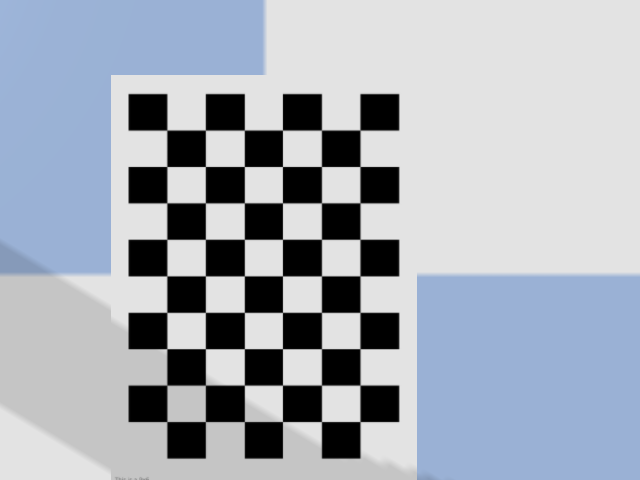
#> input picture images/Color_l_000.png, 640 x 480 px
$ python stereo_matching.py   (older library calls are emulated)
#> lines starting #> are read from the running program, lines starting #| are printed output that depends on the picture
# -*- coding: utf-8 -*-
import cv2
import numpy as np
import camera_config

cv2.namedWindow("left")
cv2.namedWindow("right")
cv2.namedWindow("depth")
cv2.moveWindow('left',0,0)
cv2.moveWindow('right',300,0)
cv2.moveWindow('depth',600,0)
cv2.createTrackbar('num', 'depth', 0, 10, lambda x:None)
cv2.createTrackbar('blockSize', 'depth', 5, 255, lambda x:None)

# capL = cv2.VideoCapture(0)
# capR = cv2.VideoCapture(1)
imgL = np.zeros((480,640,3),np.uint8)
imgR = np.zeros((480,640,3),np.uint8)

def callbackFunc(e,x,y,f,p):
    if e == cv2.EVENT_LBUTTONDOWN:
       print(threeD[y][x])
cv2.setMouseCallback("depth", callbackFunc, None)


imgL_rectified = cv2.remap(imgL, camera_config.left_map1, camera_config.left_map2, cv2.INTER_LINEAR)
imgR_rectified = cv2.remap(imgR, camera_config.right_map1, camera_config.right_map2, cv2.INTER_LINEAR)

# [7 lines of commented-out code are left out]
num = cv2.getTrackbarPos("num", "depth")
blockSize = cv2.getTrackbarPos("blockSize", "depth")
if blockSize %2 == 0:
    blockSize += 1
if blockSize < 5:
    blockSize = 5

#for single image
gray_l = cv2.imread('images/Color_l_000.png',0)
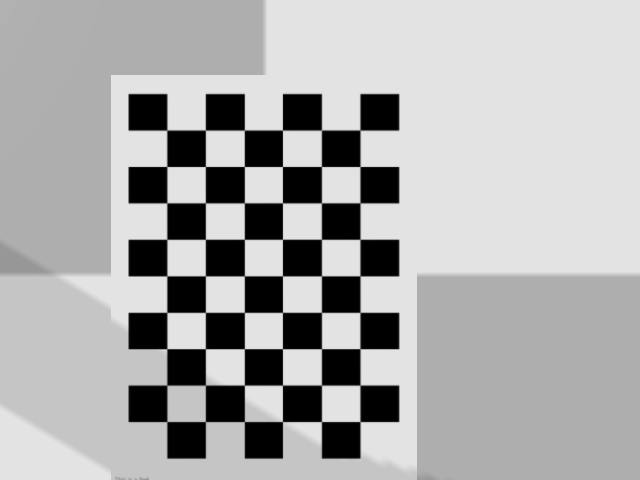
#> gray_l: shape (480, 640); min 0, max 227, mean 172.1
gray_r = cv2.imread('images/Color_r_000.png',0)
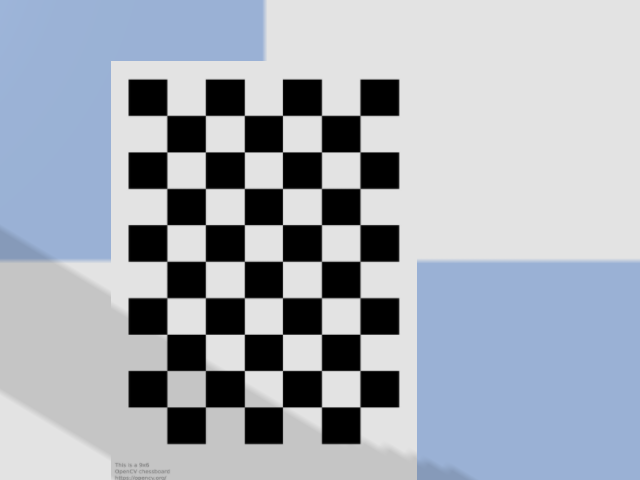
#> input picture images/Color_r_000.png, 640 x 480 px
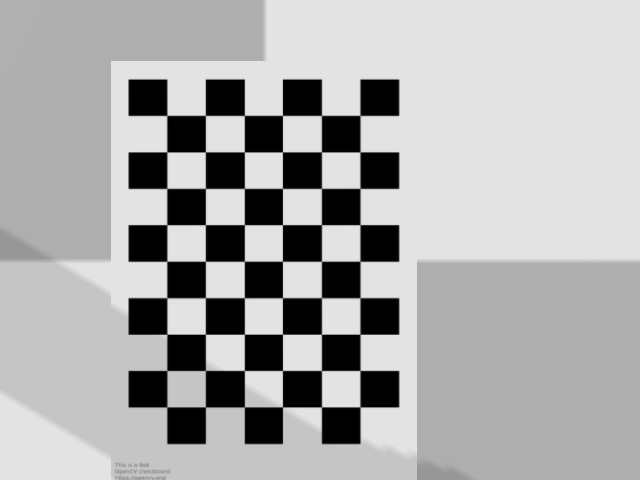
#> gray_r: shape (480, 640); min 0, max 227, mean 171.7
gray_l = cv2.pyrDown(gray_l)  # downscale images for faster processing
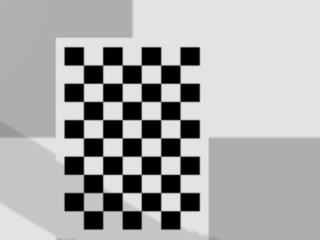
#> gray_l: shape (240, 320); min 0, max 227, mean 172.1
gray_r = cv2.pyrDown(gray_r)
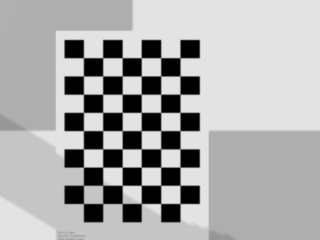
#> gray_r: shape (240, 320); min 0, max 227, mean 171.7

#StereoSGBM setting
window_size = 5
min_disp = 16
num_disp = 112-min_disp
# [11 lines of commented-out code are left out]

stereo = cv2.StereoBM_create(numDisparities=16*num, blockSize=blockSize)
disp = stereo.compute(gray_l,gray_r)
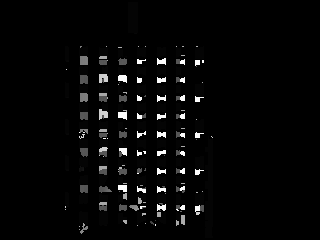
#> disp: shape (240, 320) int16; min -16, max 936, mean 10.1; drawn with min black and max white
disp = cv2.normalize(disp,disp, alpha=0, beta=255, norm_type=cv2.NORM_MINMAX, dtype=cv2.CV_8U)
threeD = cv2.reprojectImageTo3D(disp.astype(np.float32)/16., camera_config.Q)
#> threeD: shape (240, 320, 3) float32; 88.65% of the values are NaN or infinite; the others: min -28304.3, max 65172.4, mean 11999

cv2.imshow('left',imgL_rectified)
cv2.imshow('right',imgR_rectified)
cv2.imshow('depth', disp)
k = cv2.waitKey(15000)
#> (key q is pressed here)
# if cv2.waitKey(1) & 0xFF == ord('q'): break

# capL.release()
# capR.release()
cv2.destroyAllWindows()
